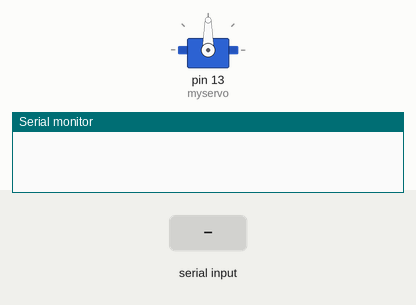
This sketch was run on a simulated Arduino Uno, built with avr-gcc and run on an emulated ATmega328P. Shown: servo, the last lines printed to the serial monitor. The inputs (shaded band) are chosen by the test bench.

Above: at 1.2 s.
1.3 s: "90,45\n" received over Serial
At 2.5 s:
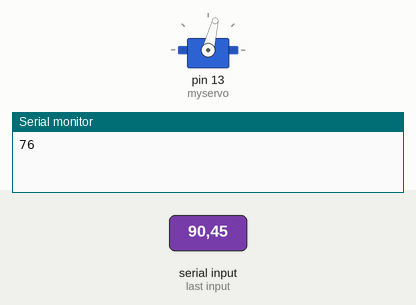
2.8 s: "200\n" received over Serial
At 3.7 s:
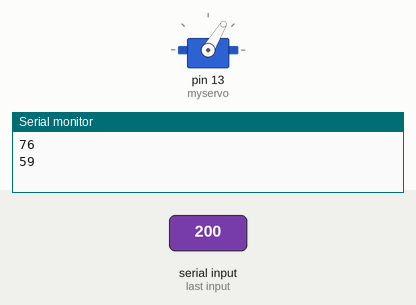
4.3 s: "5\n" received over Serial
At 4.8 s:
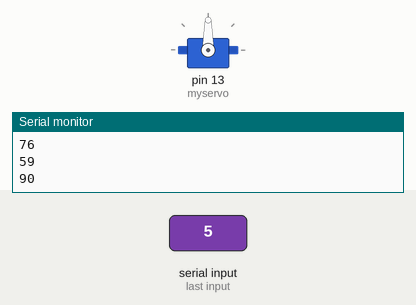
5.8 s: "90\n" received over Serial
At 7.2 s:
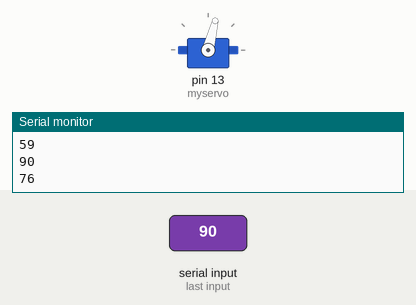
Timing chart, 0 to 8.3 s (numbered marks = the images above; inputs shaded):
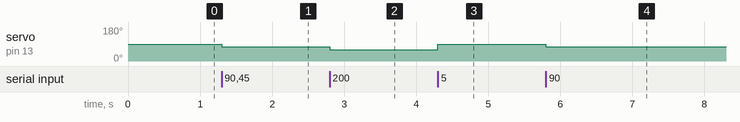

The sketch:

serial_servo.ino
```cpp
#include <Servo.h>
#define HORIZONTAL_RESOLUTION 640
// from -320 to 320

String payload;
int pos = 0;
int max_val = int(HORIZONTAL_RESOLUTION / 2);
int min_val = -max_val;

Servo myservo;

void setup() {
  Serial.begin(115200);
  Serial.setTimeout(1);

  myservo.attach(13);
}

void loop() {
  while (!Serial.available());
  payload = Serial.readString();

  // number = payload.toInt();
  // number++;
  // Serial.println(number);

  pos = map(payload.toInt(), min_val, max_val, 140, 40);
  Serial.println(pos);

  myservo.write(pos);              // tell servo to go to position in variable 'pos'
  delay(15);
}
```

Measured:
- after the input at 1.3 s, servo on pin 13 (myservo): 90° → 76° at once
- after the input at 2.8 s, servo on pin 13 (myservo): 76° → 59° at once
- after the input at 4.3 s, servo on pin 13 (myservo): 59° → 90° at once
- after the input at 5.8 s, servo on pin 13 (myservo): 90° → 76° at once
